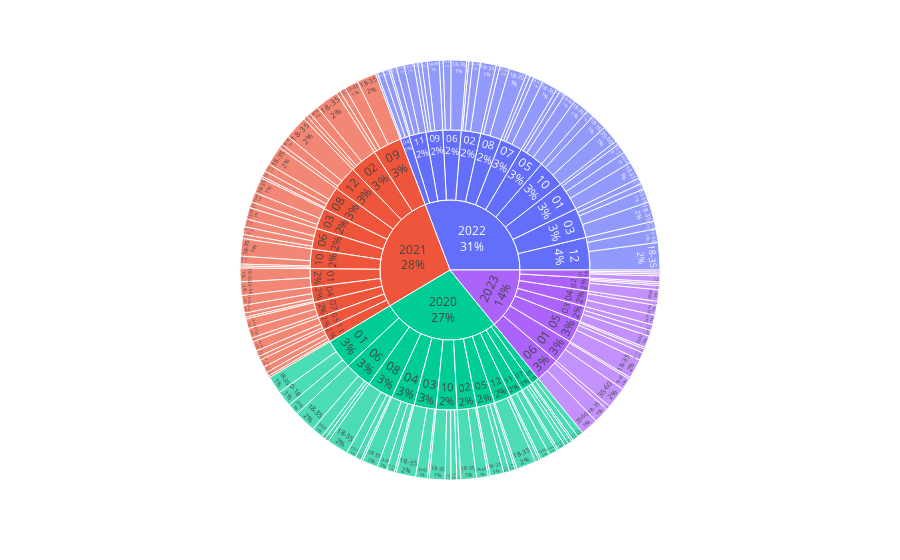

Notebook source saved alongside this figure:
### Code cell
import plotly.express as px

# Tworzenie interaktywnej wizualizacji w stylu kostki OLAP
fig = px.sunburst(option1, path=["Year",'Month',  'age of criminal'], values='IncidentCount')
fig.update_traces(textinfo='label+percent entry')
fig.show(width=1800, height=4400)  # Ustawienie szerokości na 1000 pikseli i wysokości na 1200 pikseli

### Figure 1 — Plotly figure (JSON) as saved in the notebook; plotly's stock layout.template omitted (floating-point values rounded to 4 significant figures; data arrays with more than 128 entries replaced by an {"elided": "..."} marker saying what was removed)
{"data": [{"branchvalues": "total", "domain": {"x": [0, 1], "y": [0, 1]}, "hovertemplate": "labels=%{label}<br>IncidentCount=%{value}<br>parent=%{parent}<br>id=%{id}<extra></extra>", "ids": {"elided": "197 str values"}, "labels": {"elided": "197 str values"}, "name": "", "parents": {"elided": "197 str values"}, "textinfo": "label+percent entry", "type": "sunburst", "values": {"elided": "197 int values"}}], "layout": {"legend": {"tracegroupgap": 0}, "margin": {"t": 60}}}
